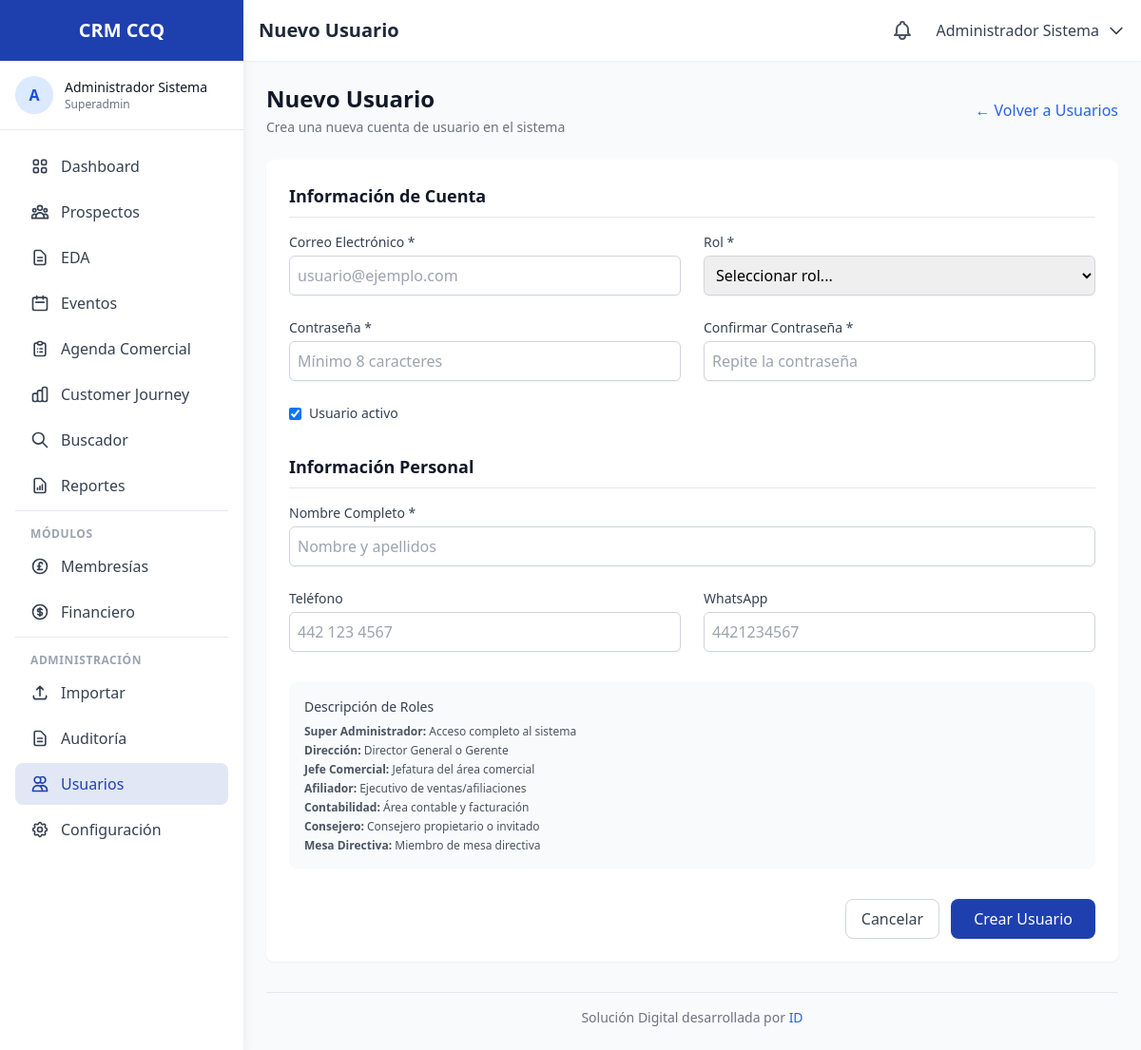
Page /usuarios/nuevo (signed in) on the committed database.
### tables this page shows
CREATE TABLE IF NOT EXISTS `roles` (
    `id` INT UNSIGNED AUTO_INCREMENT PRIMARY KEY,
    `name` VARCHAR(50) NOT NULL UNIQUE,
    `display_name` VARCHAR(100) NOT NULL,
    `description` TEXT,
    `permissions` JSON,
    `created_at` TIMESTAMP DEFAULT CURRENT_TIMESTAMP
);

### app/views/users/create.php (the view, shortened to what the rows shown need)
<div class="space-y-6">
    <div class="flex items-center justify-between">
        <div>
            <h2 class="text-2xl font-bold text-gray-900">Nuevo Usuario</h2>
        </div>
    </div>
    <form method="POST" class="bg-white rounded-lg shadow-sm p-6">
        <div class="mb-8 p-4 bg-gray-50 rounded-lg">
            <div class="text-xs text-gray-600 space-y-1">
                <?php foreach ($roles as $role): ?>
                <div><strong><?php echo htmlspecialchars($role['display_name']); ?>:</strong> <?php echo htmlspecialchars($role['description'] ?? 'Sin descripción'); ?></div>
                <?php endforeach; ?>
            </div>
        </div>
    </form>
</div>

### rows in the picture
roles: display_name "Super Administrador", description "Acceso completo al sistema"
roles: display_name "Dirección", description "Director General o Gerente"
roles: display_name "Jefe Comercial", description "Jefatura del área comercial"
roles: display_name "Afiliador", description "Ejecutivo de ventas/afiliaciones"
roles: display_name "Contabilidad", description "Área contable y facturación"
roles: display_name "Consejero", description "Consejero propietario o invitado"
roles: display_name "Mesa Directiva", description "Miembro de mesa directiva"

### other values in the picture
$siteName "CRM CCQ"
mb_substr($_SESSION['user_name'] ?? 'U', 0, 1, 'UTF-8') "A"
$_SESSION['user_name'] "Administrador Sistema"
$_SESSION['user_role'] "Superadmin"
$pageTitle "Nuevo Usuario"
